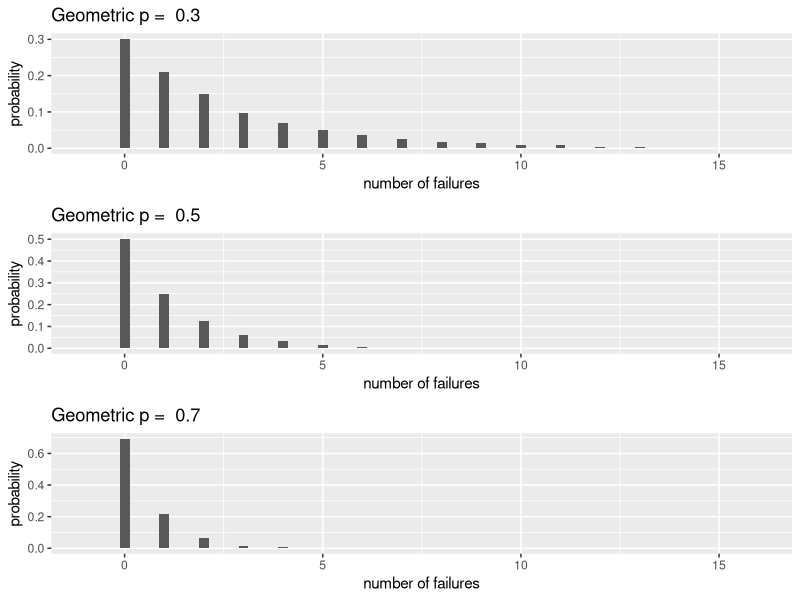
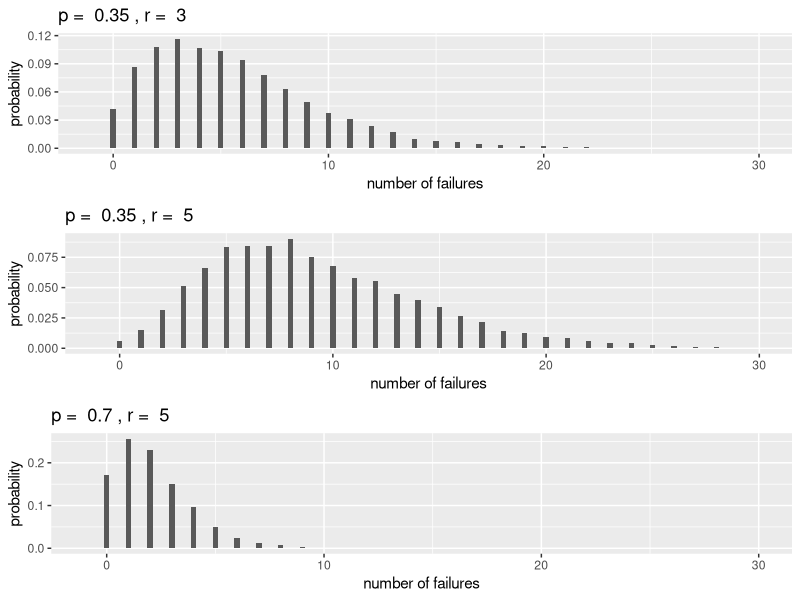
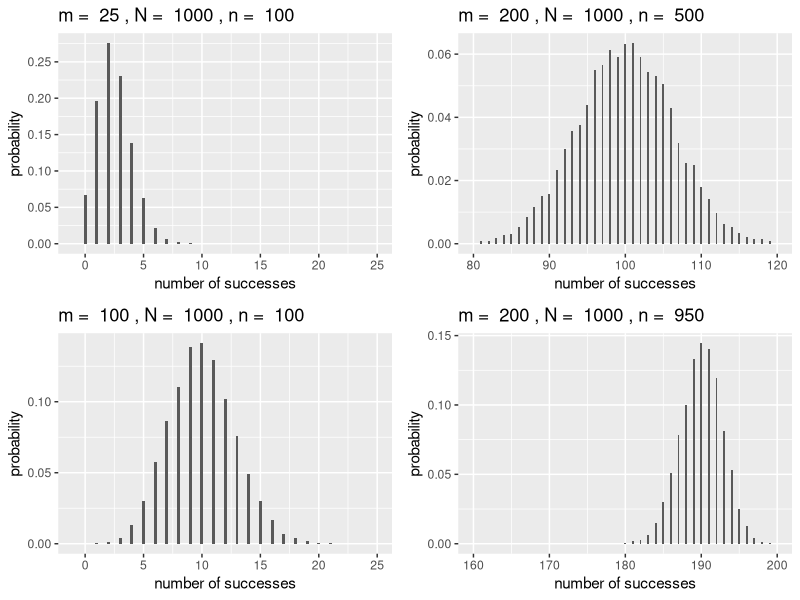
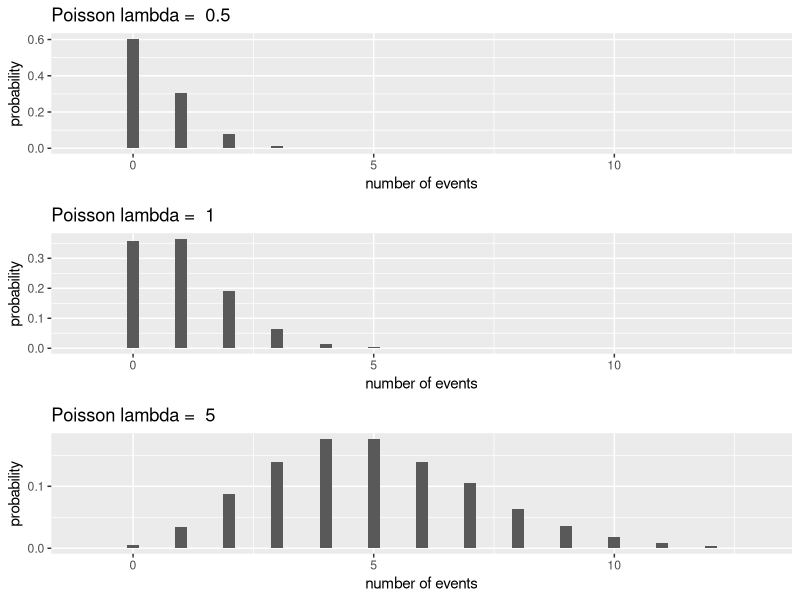
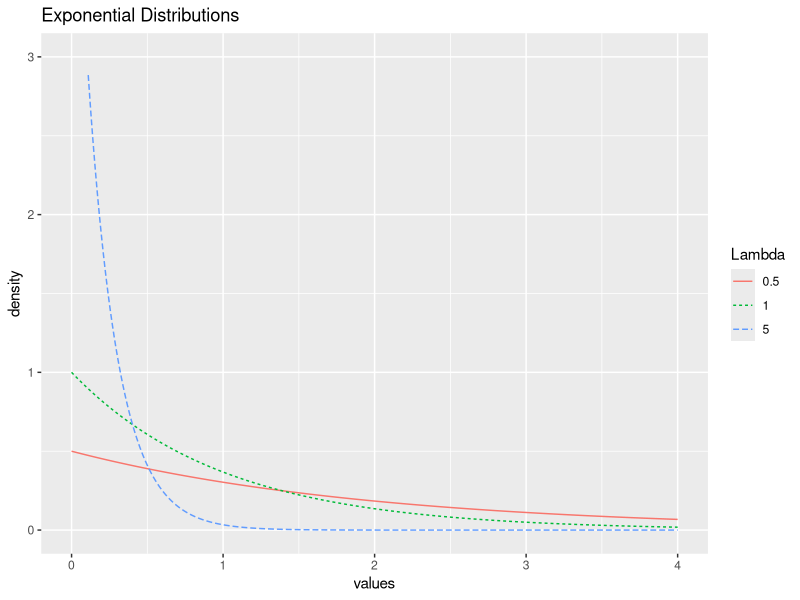
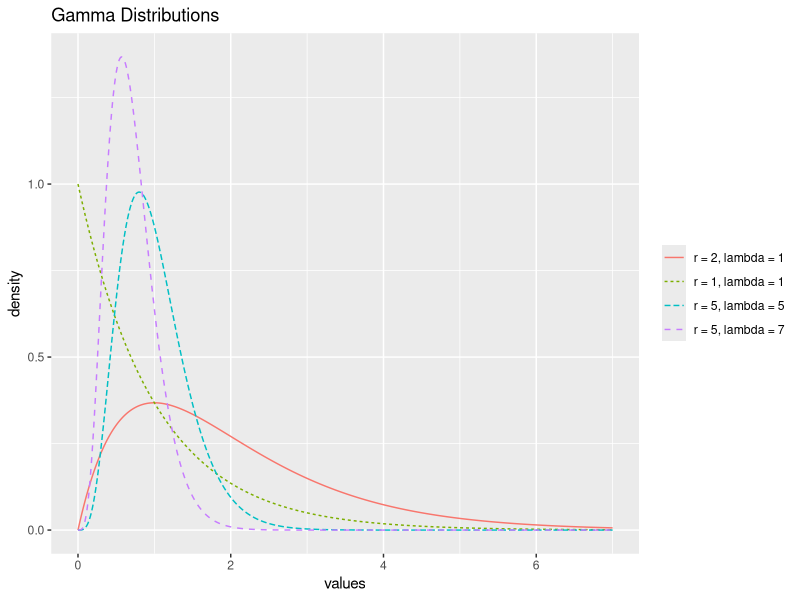
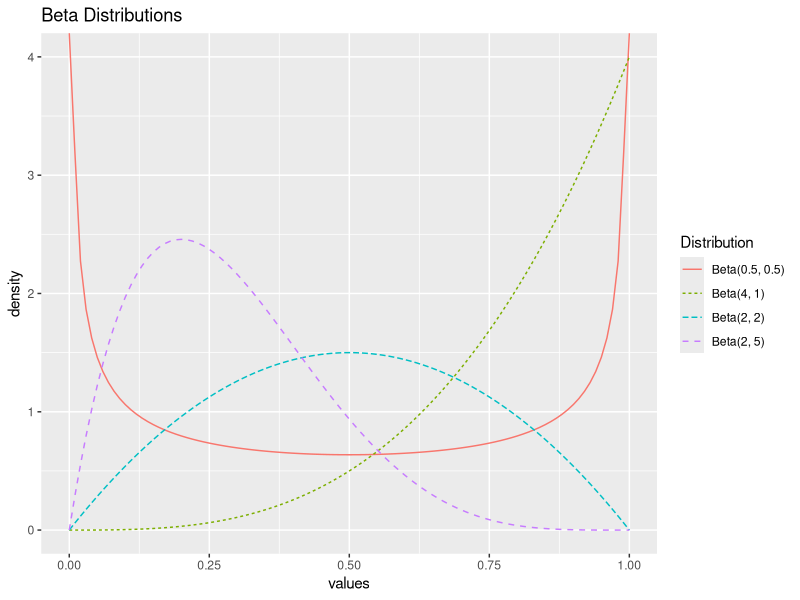

R code for these plots, in order:
## ---- chunk 1
# Packages required for Chapter 3
library(gridExtra)  
library(knitr) 
library(kableExtra)
library(tidyverse)
## ---- chunk 2
if(knitr::is_html_output()){options(knitr.table.format = "html")} else {options(knitr.table.format = "latex")}
knitr::opts_knit$set(root.dir = "D:/My Drive/Cornell College/Cornell Classes/STA 355/Materials Used in Class")

#source('D:/My Drive/Cornell College/Cornell Classes/STA 355/Notes in Production/Chapter 2/PREP Chapter 2 Part 2.R')

## ---- chunk 3
#geometricPlots
plotGeo <- function(p){
yg = 0:10000 # possible values
gd <- data.frame(x=rgeom(yg, p))  # generate random deviates
#breaks <- pretty(range(gd$x), n = nclass.FD(gd$x), min.n = 1)  # pretty binning
#bwidth <- .5              #breaks[2] - breaks[1]
ggplot(gd, aes(x = x)) + geom_histogram(aes(y=..count../sum(..count..)), binwidth = .25) +
  xlab("number of failures") + ylab("probability") + labs(title=paste("Geometric p = ", p)) + xlim(-1,16)
}

Geo1 <- plotGeo(0.3)
Geo2 <- plotGeo(0.5)
Geo3 <- plotGeo(0.7)
grid.arrange(Geo1,Geo2, Geo3, ncol=1)
## ---- chunk 4
#negativeBinomialPlots
plotNBinom <- function(p, r){
  ynb <- 0:10000
  nbd <- tibble(x = rnbinom(ynb, r, p))
  #breaks <- pretty(range(nbd$x), n = nclass.FD(nbd$x), min.n = 1)  # pretty binning
  #bwidth <- breaks[2] - breaks[1]
  ggplot(nbd, aes(x = x)) +
    geom_histogram(aes(y=..count../sum(..count..)), binwidth = .25) +
    labs(title = paste("p = ", p, ", r = ", r),
         x = "number of failures",
         y = "probability") +
    xlim(-1,30)
}

NBin1 <- plotNBinom(0.35, 3)
NBin2 <- plotNBinom(0.35, 5)
NBin3 <- plotNBinom(0.70, 5)
grid.arrange(NBin1, NBin2, NBin3, ncol = 1)
## ---- chunk 5
#hyperGeometric Plots
plotHyper <- function(m, N, k){
  yp <- 0:10000 
  hd <- data.frame(x = rhyper(yp, m, N-m, k))
  ggplot(hd, aes(x = x)) + geom_histogram(aes(y=..count../sum(..count..)), binwidth = .25) +
  xlab("number of successes") + ylab("probability") + labs(title=paste("m = ", m, ",", "N = ", N, ",", "n = ", k))
}

Hyp1 <- plotHyper(25,1000,100) + xlim(-1,25) + scale_y_continuous(breaks = c(0.00, 0.05, 0.10, 0.15, 0.20, 0.25))
Hyp2 <- plotHyper(200,1000,500) + xlim(80,120)
Hyp3 <- plotHyper(100,1000,100) + xlim(-1,25)
Hyp4 <- plotHyper(200,1000,950) + xlim(160,200)
grid.arrange(Hyp1, Hyp2, Hyp3, Hyp4, ncol=2)
## ---- chunk 6
#poissonPlots
plotPois <- function(lam){
yp = 0:10000 # possible values
pd <- data.frame(x=rpois(yp, lam))  # generate random deviates
breaks <- pretty(range(pd$x), n = nclass.FD(pd$x), min.n = 1)  # pretty binning
#bwidth <- breaks[2] - breaks[1]
ggplot(pd, aes(x = x)) + geom_histogram(aes(y=..count../sum(..count..)), binwidth = .25) +
  xlab("number of events") + ylab("probability") + 
  labs(title=paste("Poisson lambda = ", lam)) + xlim(-1,13)
}

Pois1 <- plotPois(0.5)
Pois2 <- plotPois(1)
Pois3 <- plotPois(5) + scale_y_continuous(breaks = c(0, 0.1))
grid.arrange(Pois1,Pois2,Pois3,ncol=1)
## ---- chunk 7
#exponentialPlots
x=seq(0,4,by=0.01)  # possible values
probex1 <- dexp(x,.5)  # P(Y=y)
probex2 <- dexp(x,1)
probex3 <- dexp(x,5)
Expdf <- tibble(x,probex1, probex2, probex3) %>%
  rename(x = x,
         `0.5` = probex1,
         `1` = probex2,
         `5` = probex3) %>%
  gather(2:4, key = "Lambda", value = "value") %>%
  mutate(Lambda = factor(Lambda, levels = c("0.5", "1", "5")))
ggplot(data = Expdf, aes(x = x, y = value, color = Lambda)) +
  geom_line(aes(linetype = Lambda)) +
  xlab("values") + ylab("density") + 
  labs(title = "Exponential Distributions") + 
  xlim(0,4) + ylim(0,3)
## ---- chunk 8
x <- seq(0, 7, by = 0.01)
`r = 1, lambda = 1` <- dgamma(x, 1, rate = 1)
`r = 2, lambda = 1` <- dgamma(x, 2, rate = 1) 
`r = 5, lambda = 5` <- dgamma(x, 5, rate = 5)
`r = 5, lambda = 7` <- dgamma(x, 5, rate = 7)

gammaDf <- tibble(x, `r = 1, lambda = 1`, `r = 2, lambda = 1`, `r = 5, lambda = 5`, `r = 5, lambda = 7`) %>%
  gather(2:5, key = "Distribution", value = "value") %>%
  mutate(Distribution = factor(Distribution, 
                               levels = c("r = 2, lambda = 1", 
                                          "r = 1, lambda = 1", 
                                          "r = 5, lambda = 5", 
                                          "r = 5, lambda = 7")))

ggplot(data = gammaDf, aes(x = x, y = value, 
                           color = Distribution)) +
  geom_line(aes(linetype = Distribution)) +
  xlab("values") + ylab("density") + 
  labs(title = "Gamma Distributions") +
  theme(legend.title = element_blank())
## ---- chunk 9
#betaPlots
x=seq(0,1,by=0.01)  # possible values
prob1 <- dbeta(x, 2, 5)  
prob2 <- dbeta(x, .5, .5)
prob3 <- dbeta(x, 2, 2)
prob4 <- dbeta(x, 4, 1)
betaDf <- tibble(x,prob1, prob2, prob3, prob4) %>%
  rename(x = x,
         `Beta(2, 5)` = prob1,
         `Beta(0.5, 0.5)` = prob2,
         `Beta(2, 2)` = prob3,
         `Beta(4, 1)` = prob4) %>%
  gather(2:5, key = "Distribution", value = "value") %>%
  mutate(Distribution = factor(Distribution, 
    levels = c("Beta(0.5, 0.5)", "Beta(4, 1)", "Beta(2, 2)",
               "Beta(2, 5)"))) #manual reorder

ggplot(data = betaDf, 
       aes(x = x, y = value, color = Distribution)) +
  geom_line(aes(linetype = Distribution)) +
  xlab("values") + ylab("density") + 
  labs(title="Beta Distributions") + 
  xlim(0,1) + ylim(0,4)
